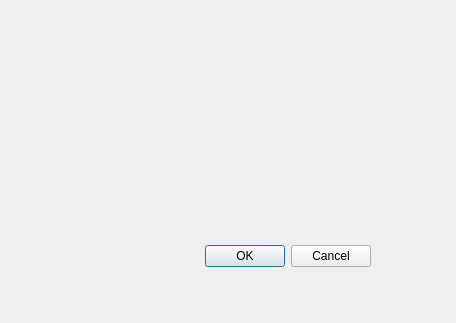
<?xml version="1.0" encoding="UTF-8"?>
<ui version="4.0">
 <class>ConnectDialog</class>
 <widget class="QDialog" name="ConnectDialog">
  <property name="geometry">
   <rect>
    <x>0</x>
    <y>0</y>
    <width>456</width>
    <height>323</height>
   </rect>
  </property>
  <property name="windowTitle">
   <string>Dialog</string>
  </property>
  <widget class="QDialogButtonBox" name="buttonBox">
   <property name="geometry">
    <rect>
     <x>30</x>
     <y>240</y>
     <width>341</width>
     <height>32</height>
    </rect>
   </property>
   <property name="orientation">
    <enum>Qt::Horizontal</enum>
   </property>
   <property name="standardButtons">
    <set>QDialogButtonBox::Cancel|QDialogButtonBox::Ok</set>
   </property>
  </widget>
 </widget>
 <resources/>
 <connections>
  <connection>
   <sender>buttonBox</sender>
   <signal>accepted()</signal>
   <receiver>ConnectDialog</receiver>
   <slot>accept()</slot>
   <hints>
    <hint type="sourcelabel">
     <x>248</x>
     <y>254</y>
    </hint>
    <hint type="destinationlabel">
     <x>157</x>
     <y>274</y>
    </hint>
   </hints>
  </connection>
  <connection>
   <sender>buttonBox</sender>
   <signal>rejected()</signal>
   <receiver>ConnectDialog</receiver>
   <slot>reject()</slot>
   <hints>
    <hint type="sourcelabel">
     <x>316</x>
     <y>260</y>
    </hint>
    <hint type="destinationlabel">
     <x>286</x>
     <y>274</y>
    </hint>
   </hints>
  </connection>
 </connections>
</ui>
